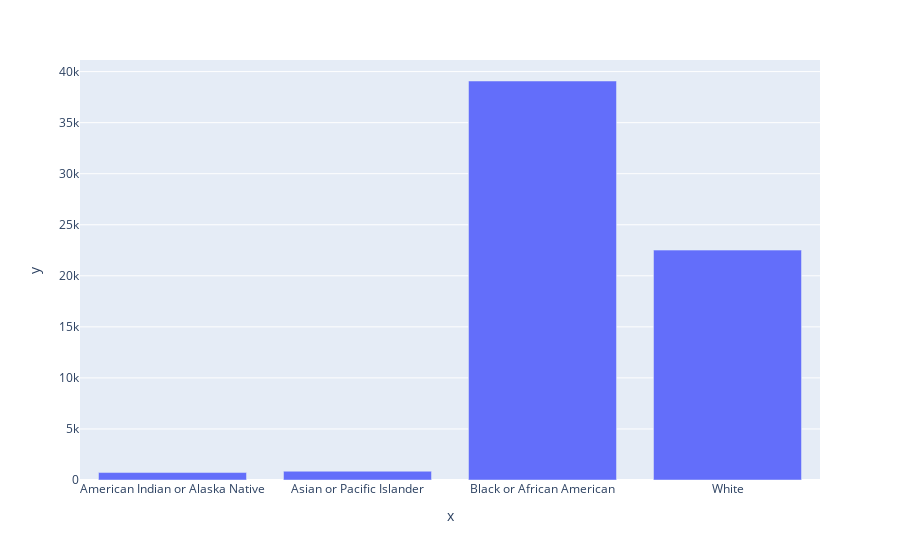

Here is the notebook cell this chart was saved with:
### Code cell
queried_wonder_data = wonder_df[(wonder_df["Month"] > year1) & (wonder_df["Month"] <= year2)].reset_index()

queried_wonder_data_race = queried_wonder_data[["Race", "Deaths"]].groupby("Race").agg(sum).reset_index()

while True:
    race_output = input("Would you like to see information on the race of victims of firearm related injuries? Y/N ")
    if shootings_output in ["Y", "y", "N", "n"]:
        break

if race_output in ["Y", "y"]:
    race = px.bar(x = queried_wonder_data_race.Race, y = queried_wonder_data_race.Deaths)
    print(f"The race of the individuals who were victims of firearm related injuries is as follows:")
    race.show()

### Figure 1 — Plotly figure (JSON) as saved in the notebook; plotly's stock layout.template omitted (floating-point values rounded to 4 significant figures)
{"data": [{"alignmentgroup": "True", "hovertemplate": "x=%{x}<br>y=%{y}<extra></extra>", "legendgroup": "", "marker": {"color": "#636efa", "pattern": {"shape": ""}}, "name": "", "offsetgroup": "", "orientation": "v", "showlegend": false, "textposition": "auto", "type": "bar", "x": ["American Indian or Alaska Native", "Asian or Pacific Islander", "Black or African American", "White"], "xaxis": "x", "y": [729, 859, 39081, 22516], "yaxis": "y"}], "layout": {"barmode": "relative", "legend": {"tracegroupgap": 0}, "margin": {"t": 60}, "xaxis": {"anchor": "y", "domain": [0, 1], "title": {"text": "x"}}, "yaxis": {"anchor": "x", "domain": [0, 1], "title": {"text": "y"}}}}
